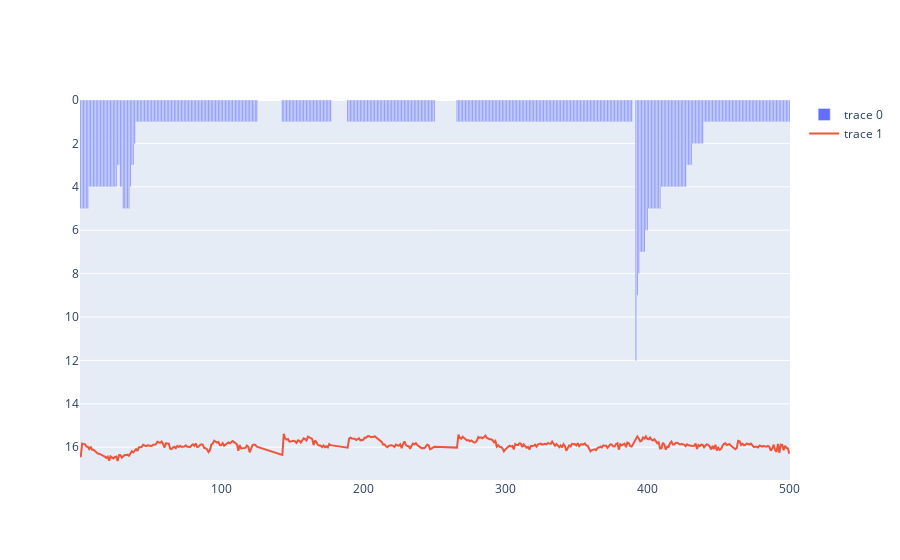

Notebook source saved alongside this figure:
### Code cell
print(race_laps_filtered.head(5))
laps = race_laps_filtered['Lap']
lap_time = race_laps_filtered['LapTime']
run_pos = race_laps_filtered['RunningPos']


fig = go.Figure()
fig.add_bar(x=laps, y=run_pos)
fig.add_trace(go.Scatter(x=laps, y=lap_time, mode='lines'))
fig.update_yaxes(autorange='reversed')
fig.show()

### Figure 1 — Plotly figure (JSON) as saved in the notebook; plotly's stock layout.template omitted (floating-point values rounded to 4 significant figures; data arrays with more than 128 entries replaced by an {"elided": "..."} marker saying what was removed)
{"data": [{"type": "bar", "x": {"elided": "455 int values"}, "y": {"elided": "455 int values"}}, {"mode": "lines", "type": "scatter", "x": {"elided": "455 int values"}, "y": {"elided": "455 float values"}}], "layout": {"autosize": true, "xaxis": {"autorange": true, "range": [0.5, 500.5], "type": "linear"}, "yaxis": {"autorange": true, "range": [17.51, 0], "type": "linear"}}}
